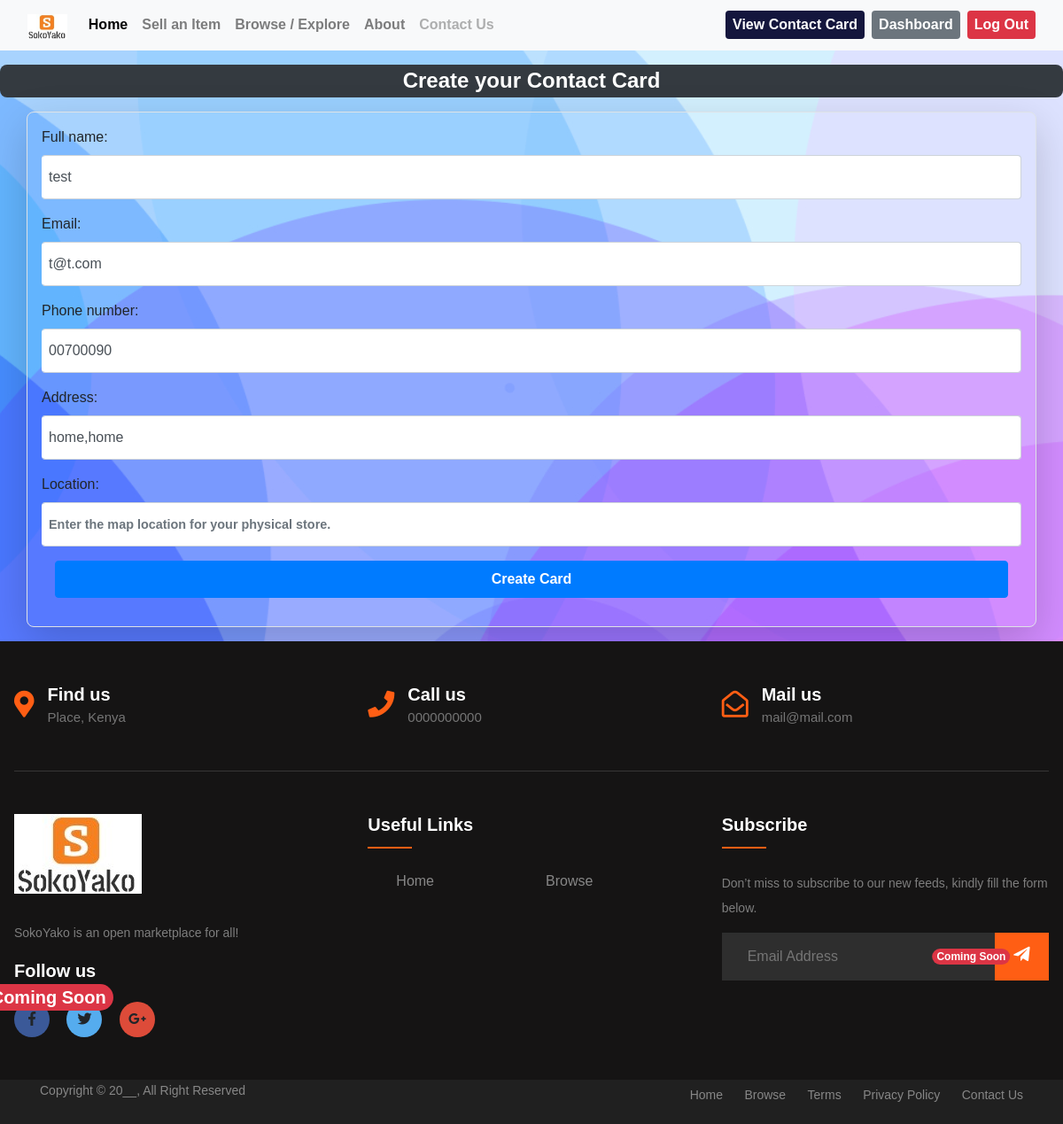
The page /edit-contact-card/ (signed in) on the database its author committed.
### base/models.py (models this page shows, shortened)
class ContactCard(models.Model):
    user = models.OneToOneField(User, on_delete=models.CASCADE)
    full_name = models.CharField(max_length=60)
    phone_number = models.CharField(max_length=15)
    email = models.EmailField()
    address = models.CharField(max_length=60)
    location = models.CharField(max_length=400, blank=True, null=True)

### base/views.py (the view)
# urls.py: path('edit-contact-card/', views.edit_contact_card, name='edit_contact_card'),
def edit_contact_card(request):
    contact_card = get_object_or_404(ContactCard, user=request.user)
    if request.method == 'POST':
        form = EditContactCardForm(request.POST, instance=contact_card)
        if form.is_valid():
            form.save()
            messages.success(request, 'Contact Card updated successfully.')
            return redirect('base:view_contact_card')
    else:
        form = EditContactCardForm(instance=contact_card)
    return render(request, 'create_contact_card.html', {
        'form': form,
        'title': 'Edit Contact Card',
        'contact_card': contact_card
    })

### base/templates/create_contact_card.html (shortened to what this page needs)
{% extends 'layout.html' %}
{% load static %}
{% block data %}
    <h1 class="my-3 fs-3 text-center text-white fs-4 fw-bolder bg-dark p-1 rounded-3"> Create your Contact Card</h1>
    <div class="container justify-content-center align-items-center shadow-lg my-3 border border-light-subtle rounded-3 p-3">
        <form method="post" action="{% url 'base:create_contact_card' %}">
            {{ form.as_p }}
            <div class="form-group col-lg-12 mx-auto mb-3">
                <button type="submit" class="btn btn-primary btn-block py-2">
                    <span class="font-weight-bold">Create Card</span>
                </button>
            </div>
        </form>
    </div>
{% endblock %}

### static/css/styles.css (style rules this page uses)
body { min-height: 100vh; background-size: cover; background-position: center; font-family: "Trebuchet MS",sans-serif; height: auto; }
.border-md { border-width: 2px; }
.form-control:not(select) { padding: 1.5rem 0.5rem; }
.form-control::placeholder { color: #ccc; font-weight: bold; font-size: 0.9rem; }
h1 { font-size: 80px; }
:root { --background-dark: #2d3548; --text-light: rgba(255, 255, 255, 0.6); --text-lighter: rgba(255, 255, 255, 0.9); --spacing-s: 8px; --spacing-m: 16px; --spacing-l: 24px; --spacing-xl: 32px; --spacing-xxl: 64px; --width-container: 1200px; }
* { border: 0; margin: 0; padding: 0; box-sizing: border-box; }

### base/templates/layout.html (style rules this page uses)
body { font-family: "Trebuchet MS", sans-serif }

### rows shown on the page
ContactCard: full_name "test", email "t@t.com", phone_number "00700090", address "home,home"
